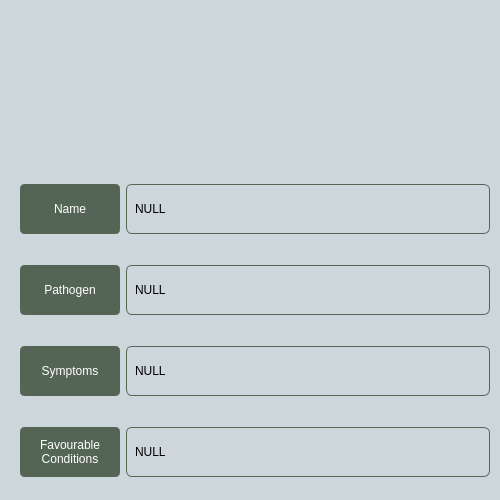
<?xml version="1.0" encoding="UTF-8"?>
<ui version="4.0">
 <class>detailsWindow</class>
 <widget class="QMainWindow" name="detailsWindow">
  <property name="geometry">
   <rect>
    <x>0</x>
    <y>0</y>
    <width>500</width>
    <height>500</height>
   </rect>
  </property>
  <property name="sizePolicy">
   <sizepolicy hsizetype="Fixed" vsizetype="Fixed">
    <horstretch>0</horstretch>
    <verstretch>0</verstretch>
   </sizepolicy>
  </property>
  <property name="minimumSize">
   <size>
    <width>500</width>
    <height>500</height>
   </size>
  </property>
  <property name="maximumSize">
   <size>
    <width>500</width>
    <height>500</height>
   </size>
  </property>
  <property name="windowTitle">
   <string>Details</string>
  </property>
  <property name="windowIcon">
   <iconset>
    <normaloff>:/newPrefix/logo.png</normaloff>:/newPrefix/logo.png</iconset>
  </property>
  <property name="iconSize">
   <size>
    <width>50</width>
    <height>50</height>
   </size>
  </property>
  <widget class="QWidget" name="centralwidget">
   <widget class="QFrame" name="verticaBlFrame">
    <property name="geometry">
     <rect>
      <x>0</x>
      <y>0</y>
      <width>500</width>
      <height>500</height>
     </rect>
    </property>
    <property name="sizePolicy">
     <sizepolicy hsizetype="Fixed" vsizetype="Fixed">
      <horstretch>0</horstretch>
      <verstretch>0</verstretch>
     </sizepolicy>
    </property>
    <property name="minimumSize">
     <size>
      <width>500</width>
      <height>500</height>
     </size>
    </property>
    <property name="maximumSize">
     <size>
      <width>500</width>
      <height>500</height>
     </size>
    </property>
    <property name="styleSheet">
     <string notr="true">background-color: rgb(205,214,219);
border: 1px solid rgb(205,214,219);</string>
    </property>
    <layout class="QVBoxLayout" name="verticalLayout">
     <item>
      <spacer name="verticalSpacer">
       <property name="orientation">
        <enum>Qt::Vertical</enum>
       </property>
       <property name="sizeHint" stdset="0">
        <size>
         <width>20</width>
         <height>40</height>
        </size>
       </property>
      </spacer>
     </item>
     <item alignment="Qt::AlignHCenter">
      <widget class="QLabel" name="referencelImageLabel">
       <property name="sizePolicy">
        <sizepolicy hsizetype="Fixed" vsizetype="Fixed">
         <horstretch>0</horstretch>
         <verstretch>0</verstretch>
        </sizepolicy>
       </property>
       <property name="minimumSize">
        <size>
         <width>100</width>
         <height>100</height>
        </size>
       </property>
       <property name="maximumSize">
        <size>
         <width>100</width>
         <height>100</height>
        </size>
       </property>
       <property name="styleSheet">
        <string notr="true">border-radius: 4px;</string>
       </property>
       <property name="text">
        <string/>
       </property>
       <property name="pixmap">
        <pixmap>assets/006-virus.png</pixmap>
       </property>
       <property name="scaledContents">
        <bool>true</bool>
       </property>
      </widget>
     </item>
     <item>
      <spacer name="verticalSpacer_3">
       <property name="orientation">
        <enum>Qt::Vertical</enum>
       </property>
       <property name="sizeHint" stdset="0">
        <size>
         <width>20</width>
         <height>40</height>
        </size>
       </property>
      </spacer>
     </item>
     <item alignment="Qt::AlignHCenter">
      <widget class="QFrame" name="horizontalFrame_2">
       <property name="sizePolicy">
        <sizepolicy hsizetype="Minimum" vsizetype="Minimum">
         <horstretch>0</horstretch>
         <verstretch>0</verstretch>
        </sizepolicy>
       </property>
       <property name="minimumSize">
        <size>
         <width>490</width>
         <height>75</height>
        </size>
       </property>
       <property name="maximumSize">
        <size>
         <width>490</width>
         <height>75</height>
        </size>
       </property>
       <property name="styleSheet">
        <string notr="true">border-radius: 6px;</string>
       </property>
       <layout class="QHBoxLayout" name="horizontalLayout_3">
        <item>
         <widget class="QLabel" name="label_2">
          <property name="sizePolicy">
           <sizepolicy hsizetype="Fixed" vsizetype="Fixed">
            <horstretch>0</horstretch>
            <verstretch>0</verstretch>
           </sizepolicy>
          </property>
          <property name="minimumSize">
           <size>
            <width>100</width>
            <height>50</height>
           </size>
          </property>
          <property name="maximumSize">
           <size>
            <width>100</width>
            <height>50</height>
           </size>
          </property>
          <property name="styleSheet">
           <string notr="true">color: rgb(255,255,255);
background-color: rgb(85,101,85);
font: 10pt &quot;Product Sans Medium&quot;;
border: 4px solid rgb(85,101,85);
border-radius: 5px; 
</string>
          </property>
          <property name="text">
           <string>Name</string>
          </property>
          <property name="alignment">
           <set>Qt::AlignCenter</set>
          </property>
         </widget>
        </item>
        <item>
         <widget class="QLabel" name="diseaseNameLabel">
          <property name="minimumSize">
           <size>
            <width>80</width>
            <height>50</height>
           </size>
          </property>
          <property name="maximumSize">
           <size>
            <width>400</width>
            <height>50</height>
           </size>
          </property>
          <property name="styleSheet">
           <string notr="true">background-color: rgb(205,214,219);
border: 1px solid  rgb(85,101,85);
padding-left : 5px;</string>
          </property>
          <property name="text">
           <string>NULL</string>
          </property>
          <property name="textInteractionFlags">
           <set>Qt::LinksAccessibleByMouse|Qt::TextSelectableByKeyboard|Qt::TextSelectableByMouse</set>
          </property>
         </widget>
        </item>
       </layout>
      </widget>
     </item>
     <item alignment="Qt::AlignHCenter">
      <widget class="QFrame" name="horizontalFrame_4">
       <property name="sizePolicy">
        <sizepolicy hsizetype="Minimum" vsizetype="Minimum">
         <horstretch>0</horstretch>
         <verstretch>0</verstretch>
        </sizepolicy>
       </property>
       <property name="minimumSize">
        <size>
         <width>490</width>
         <height>75</height>
        </size>
       </property>
       <property name="maximumSize">
        <size>
         <width>490</width>
         <height>75</height>
        </size>
       </property>
       <property name="styleSheet">
        <string notr="true">border-radius: 6px;</string>
       </property>
       <layout class="QHBoxLayout" name="horizontalLayout_5">
        <item>
         <widget class="QLabel" name="label_3">
          <property name="sizePolicy">
           <sizepolicy hsizetype="Fixed" vsizetype="Fixed">
            <horstretch>0</horstretch>
            <verstretch>0</verstretch>
           </sizepolicy>
          </property>
          <property name="minimumSize">
           <size>
            <width>100</width>
            <height>50</height>
           </size>
          </property>
          <property name="maximumSize">
           <size>
            <width>100</width>
            <height>50</height>
           </size>
          </property>
          <property name="styleSheet">
           <string notr="true">color: rgb(255,255,255);
background-color: rgb(85,101,85);
font: 10pt &quot;Product Sans Medium&quot;;
border: 4px solid rgb(85,101,85);
border-radius: 5px; 
</string>
          </property>
          <property name="text">
           <string>Pathogen</string>
          </property>
          <property name="alignment">
           <set>Qt::AlignCenter</set>
          </property>
         </widget>
        </item>
        <item>
         <widget class="QLabel" name="pathogenLabel">
          <property name="minimumSize">
           <size>
            <width>80</width>
            <height>50</height>
           </size>
          </property>
          <property name="maximumSize">
           <size>
            <width>16777215</width>
            <height>50</height>
           </size>
          </property>
          <property name="styleSheet">
           <string notr="true">background-color: rgb(205,214,219);
border: 1px solid  rgb(85,101,85);
padding-left : 5px;</string>
          </property>
          <property name="text">
           <string>NULL</string>
          </property>
          <property name="textInteractionFlags">
           <set>Qt::LinksAccessibleByMouse|Qt::TextSelectableByKeyboard|Qt::TextSelectableByMouse</set>
          </property>
         </widget>
        </item>
       </layout>
      </widget>
     </item>
     <item alignment="Qt::AlignHCenter">
      <widget class="QFrame" name="horizontalFrame_3">
       <property name="sizePolicy">
        <sizepolicy hsizetype="Minimum" vsizetype="Minimum">
         <horstretch>0</horstretch>
         <verstretch>0</verstretch>
        </sizepolicy>
       </property>
       <property name="minimumSize">
        <size>
         <width>490</width>
         <height>75</height>
        </size>
       </property>
       <property name="maximumSize">
        <size>
         <width>490</width>
         <height>75</height>
        </size>
       </property>
       <property name="styleSheet">
        <string notr="true">border-radius: 6px;</string>
       </property>
       <layout class="QHBoxLayout" name="horizontalLayout_4">
        <item>
         <widget class="QLabel" name="label_4">
          <property name="sizePolicy">
           <sizepolicy hsizetype="Fixed" vsizetype="Expanding">
            <horstretch>0</horstretch>
            <verstretch>0</verstretch>
           </sizepolicy>
          </property>
          <property name="minimumSize">
           <size>
            <width>100</width>
            <height>50</height>
           </size>
          </property>
          <property name="maximumSize">
           <size>
            <width>100</width>
            <height>50</height>
           </size>
          </property>
          <property name="styleSheet">
           <string notr="true">color: rgb(255,255,255);
background-color: rgb(85,101,85);
font: 10pt &quot;Product Sans Medium&quot;;
border: 4px solid rgb(85,101,85);
border-radius: 5px; 
</string>
          </property>
          <property name="text">
           <string>Symptoms</string>
          </property>
          <property name="alignment">
           <set>Qt::AlignCenter</set>
          </property>
         </widget>
        </item>
        <item>
         <widget class="QLabel" name="symptomsLabel">
          <property name="minimumSize">
           <size>
            <width>80</width>
            <height>50</height>
           </size>
          </property>
          <property name="maximumSize">
           <size>
            <width>16777215</width>
            <height>50</height>
           </size>
          </property>
          <property name="styleSheet">
           <string notr="true">background-color: rgb(205,214,219);
border: 1px solid  rgb(85,101,85);
padding-left : 5px;</string>
          </property>
          <property name="text">
           <string>NULL</string>
          </property>
          <property name="wordWrap">
           <bool>true</bool>
          </property>
          <property name="textInteractionFlags">
           <set>Qt::LinksAccessibleByMouse|Qt::TextSelectableByKeyboard|Qt::TextSelectableByMouse</set>
          </property>
         </widget>
        </item>
       </layout>
      </widget>
     </item>
     <item alignment="Qt::AlignHCenter">
      <widget class="QFrame" name="horizontalFrame_5">
       <property name="sizePolicy">
        <sizepolicy hsizetype="Minimum" vsizetype="Minimum">
         <horstretch>0</horstretch>
         <verstretch>0</verstretch>
        </sizepolicy>
       </property>
       <property name="minimumSize">
        <size>
         <width>490</width>
         <height>75</height>
        </size>
       </property>
       <property name="maximumSize">
        <size>
         <width>490</width>
         <height>75</height>
        </size>
       </property>
       <property name="styleSheet">
        <string notr="true">border-radius: 6px;</string>
       </property>
       <layout class="QHBoxLayout" name="horizontalLayout_6">
        <item>
         <widget class="QLabel" name="label_6">
          <property name="sizePolicy">
           <sizepolicy hsizetype="Fixed" vsizetype="Fixed">
            <horstretch>0</horstretch>
            <verstretch>0</verstretch>
           </sizepolicy>
          </property>
          <property name="minimumSize">
           <size>
            <width>100</width>
            <height>50</height>
           </size>
          </property>
          <property name="maximumSize">
           <size>
            <width>100</width>
            <height>50</height>
           </size>
          </property>
          <property name="styleSheet">
           <string notr="true">color: rgb(255,255,255);
background-color: rgb(85,101,85);
font: 10pt &quot;Product Sans Medium&quot;;
border: 4px solid rgb(85,101,85);
border-radius: 5px; 
</string>
          </property>
          <property name="text">
           <string>Favourable Conditions</string>
          </property>
          <property name="alignment">
           <set>Qt::AlignCenter</set>
          </property>
          <property name="wordWrap">
           <bool>true</bool>
          </property>
         </widget>
        </item>
        <item>
         <widget class="QLabel" name="favCondLabel">
          <property name="minimumSize">
           <size>
            <width>80</width>
            <height>50</height>
           </size>
          </property>
          <property name="maximumSize">
           <size>
            <width>16777215</width>
            <height>50</height>
           </size>
          </property>
          <property name="styleSheet">
           <string notr="true">background-color: rgb(205,214,219);
border: 1px solid  rgb(85,101,85);
padding-left : 5px;</string>
          </property>
          <property name="text">
           <string>NULL</string>
          </property>
          <property name="wordWrap">
           <bool>true</bool>
          </property>
          <property name="textInteractionFlags">
           <set>Qt::LinksAccessibleByMouse|Qt::TextSelectableByKeyboard|Qt::TextSelectableByMouse</set>
          </property>
         </widget>
        </item>
       </layout>
      </widget>
     </item>
    </layout>
   </widget>
  </widget>
 </widget>
 <resources/>
 <connections/>
</ui>
